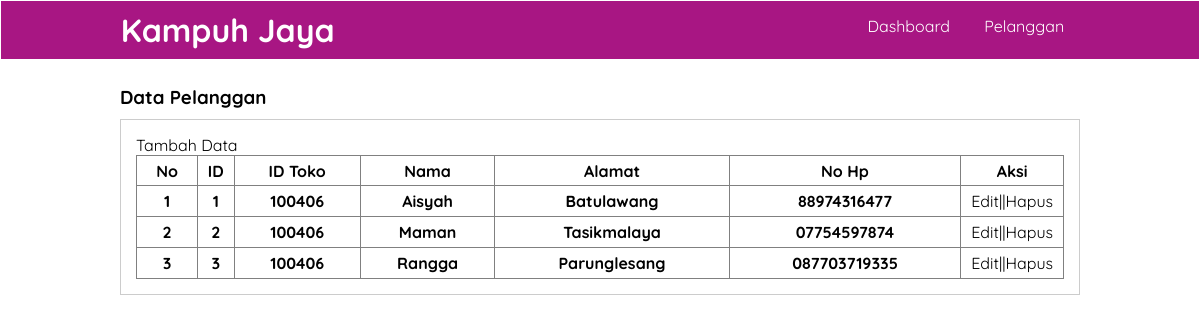
Page /data_pelanggan.php (signed in) on the committed database.
### tables this page shows
CREATE TABLE `pelanggan` (
  `id_pelanggan` int(11) NOT NULL,
  `id_toko` int(11) NOT NULL,
  `nama_pelanggan` varchar(50) NOT NULL,
  `alamat` varchar(100) NOT NULL,
  `no_hp` varchar(50) NOT NULL,
  `created_at` timestamp NOT NULL DEFAULT current_timestamp() ON UPDATE current_timestamp()
);

### data_pelanggan.php (the view, shortened to what this page needs)
<?php
    include "koneksi.php";
    $query = mysqli_query($conn,'SELECT * FROM pelanggan');
?>
<!DOCTYPE html>
<html lang="en">
<head>
    <link rel="stylesheet" href="dekorasi.css">
</head>
<body>
    <header>
        <div class="container">
        <h1><a href="dashboard.php">Kampuh Jaya</a></h1>
        <ul>
            <li><a href="dashboard/index.html">Dashboard</a></li>
            <li><a href="data_pelanggan.php">Pelanggan</a></li>
        </ul>
        </div>
    </header>
    <div class="section">
        <div class="container">
            <h3>Data Pelanggan</h3>
            <div class="box">
                <p><a href="tambah_datapelanggan.php">Tambah Data</a></p>
                <table border="1" cellspacing="0" class="table">
                    <thead>
                        <tr>
                            <th width="60px">No</th>
                            <th>ID</th>
                            <th>ID Toko</th>
                            <th>Nama</th>
                            <th>Alamat</th>
                            <th>No Hp</th>
                            <th width="100px">Aksi</th>
                        </tr>
                    </thead>
                    <tbody>
                    <?php
                    $no = 1;
                    while($data_pelanggan = mysqli_fetch_assoc($query)):?>
                        <tr>
                        <th><?php echo $no++ ?></th>
                        <th><?php echo $data_pelanggan["id_pelanggan"] ?></th>
                        <th><?php echo $data_pelanggan["id_toko"] ?></th>
                        <th><?php echo $data_pelanggan["nama_pelanggan"] ?></th>
                        <th><?php echo $data_pelanggan["alamat"] ?></th>
                        <th><?php echo $data_pelanggan["no_hp"] ?></th>
                        <td>
                            <a href="./proses/edit_pelanggan.php?id=<?php echo $data_pelanggan['id_pelanggan'] ?>">Edit</a>||<a href="./proses/hapus_pelanggan.php?id=<?php echo $data_pelanggan['id_pelanggan'] ?>" onclick="return confirm('Anda yakin ingin menghapus data ini??')">Hapus</a>
                        </td>
                        </tr>
                    <?php endwhile ?>
</tbody>
</body>
</html>

### dekorasi.css (style rules this page uses)
* { padding: 0; margin: 0; font-family: 'quicksand', sans-serif; }
a { color: inherit; text-decoration: none; }
body { background-color: #fff }
header { border: 1px solid; background-color: #a81683; color: #fff; }
header h1 { float: left; padding: 9px 0; }
header ul { float: right; }
header ul li { display: inline-block; }
header ul li a { padding: 15px; display: inline-block; }
.container { width: 80%; margin: 0 auto; }
.container:after { content: ''; display: block; clear: both; }
.section { padding: 25px 0; }
.box { background-color: #fff; border: 1px solid #ccc; padding: 15px; box-sizing: border-box; margin: 10px 0 25px 0; }
.box:after { content: ''; display: block; clear: both; }
.table { width: 100%; border-collapse: collapse; }
.table tr { height: 30px; }
.table tr td { padding: 5px 10px; }

### rows in the picture
pelanggan: id_pelanggan "1", id_toko "100406", nama_pelanggan "Aisyah", alamat "Batulawang", no_hp "88974316477"
pelanggan: id_pelanggan "2", id_toko "100406", nama_pelanggan "Maman", alamat "Tasikmalaya", no_hp "07754597874"
pelanggan: id_pelanggan "3", id_toko "100406", nama_pelanggan "Rangga", alamat "Parunglesang", no_hp "087703719335"
